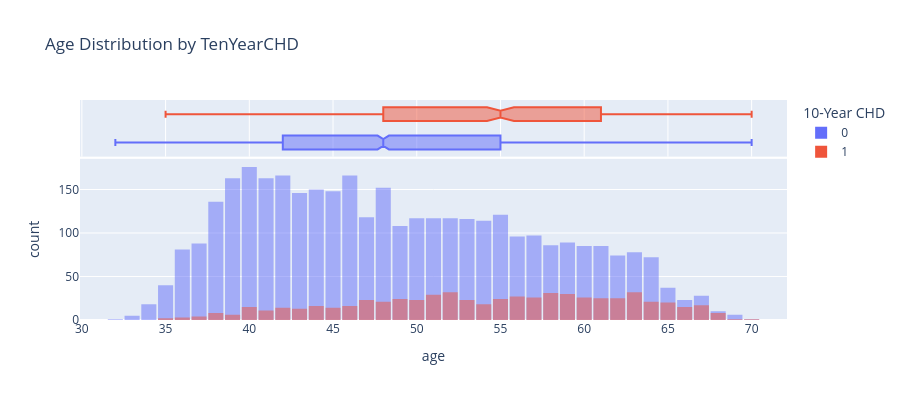
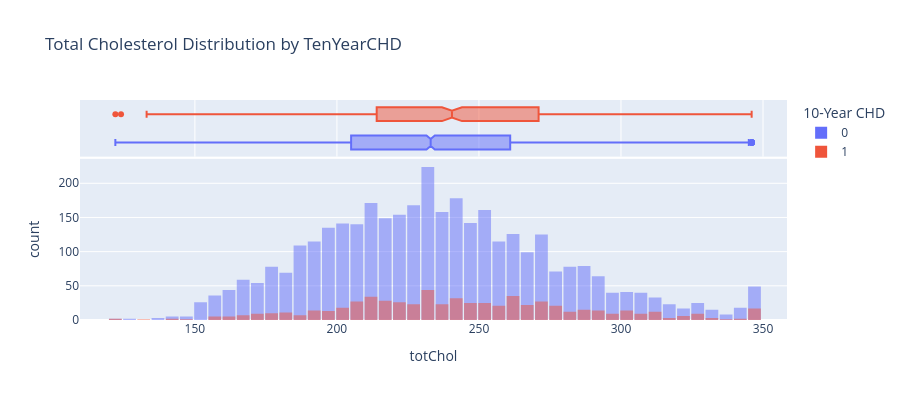
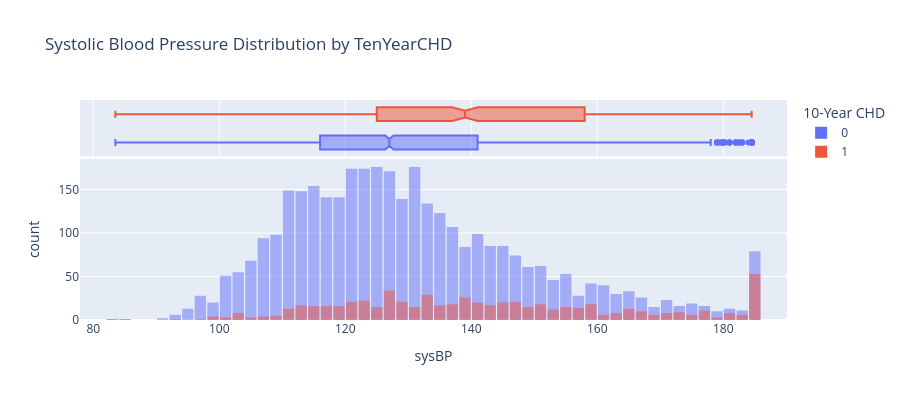
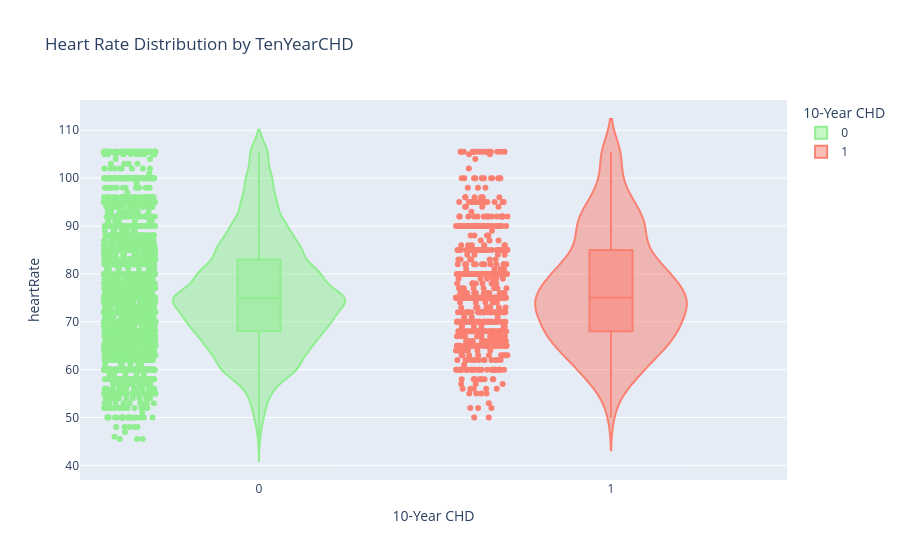

The notebook cell these images were saved under, in order:
### Markdown cell above
## 5. Visual Representation of EDA

This section uses Plotly to create interactive visualizations that provide deeper insights into the dataset, especially regarding the relationship between features and the target variable.

### Code cell
# Distribution of Age by TenYearCHD
fig = px.histogram(df_encoded, x="age", color="TenYearCHD", marginal="box",
                   title="Age Distribution by TenYearCHD",
                   labels={"TenYearCHD": "10-Year CHD"},
                   hover_data=df_encoded.columns,
                   height=400,
                   barmode='overlay')
fig.update_layout(bargap=0.1)
fig.show()

# Distribution of Total Cholesterol by TenYearCHD
fig = px.histogram(df_encoded, x="totChol", color="TenYearCHD", marginal="box",
                   title="Total Cholesterol Distribution by TenYearCHD",
                   labels={"TenYearCHD": "10-Year CHD"},
                   hover_data=df_encoded.columns,
                   height=400,
                   barmode='overlay')
fig.update_layout(bargap=0.1)
fig.show()

# Distribution of Systolic Blood Pressure by TenYearCHD
fig = px.histogram(df_encoded, x="sysBP", color="TenYearCHD", marginal="box",
                   title="Systolic Blood Pressure Distribution by TenYearCHD",
                   labels={"TenYearCHD": "10-Year CHD"},
                   hover_data=df_encoded.columns,
                   height=400,
                   barmode='overlay')
fig.update_layout(bargap=0.1)
fig.show()

# Heart Rate distribution by TenYearCHD
fig = px.violin(df_encoded, y="heartRate", x="TenYearCHD", box=True, points="all",
                title="Heart Rate Distribution by TenYearCHD",
                labels={"TenYearCHD": "10-Year CHD"},
                color="TenYearCHD",
                color_discrete_map={0: 'lightgreen', 1: 'salmon'})
fig.show()

# Relationship between Cigarettes Per Day and TenYearCHD
fig = px.box(df_encoded, x="currentSmoker", y="cigsPerDay", color="TenYearCHD",
             title="Cigarettes Per Day by Smoker Status and TenYearCHD",
             labels={"currentSmoker": "Current Smoker (0:No, 1:Yes)", "TenYearCHD": "10-Year CHD"},
             color_discrete_map={0: 'lightblue', 1: 'orange'})
fig.show()

# Scatter plot: sysBP vs diaBP, colored by TenYearCHD
fig = px.scatter(df_encoded, x="sysBP", y="diaBP", color="TenYearCHD",
                 title="Systolic vs Diastolic Blood Pressure by TenYearCHD",
                 labels={"TenYearCHD": "10-Year CHD"},
                 hover_data=['age', 'male', 'currentSmoker'],
                 color_discrete_map={0: 'blue', 1: 'red'})
fig.show()

# Categorical features vs. TenYearCHD (using the newly engineered features)
cat_features = ['male', 'currentSmoker', 'BPMeds', 'prevalentStroke', 'prevalentHyp', 'diabetes', 'bmi_category', 'age_group', 'bp_category']
for feature in cat_features:
    if feature in df_encoded.columns:
        counts = df_encoded.groupby([feature, 'TenYearCHD']).size().unstack(fill_value=0)
        counts_norm = counts.apply(lambda x: x / x.sum(), axis=1) * 100
        fig = px.bar(counts_norm, barmode='group',
                     title=f"Distribution of {feature} by TenYearCHD",
                     labels={'value': 'Percentage', 'TenYearCHD': '10-Year CHD'},
                     color_discrete_map={0: 'lightgreen', 1: 'salmon'})
        fig.update_layout(yaxis_title='Percentage (%)')
        fig.show()

### Figure 1 — Plotly figure (JSON) as saved in the notebook; plotly's stock layout.template omitted (floating-point values rounded to 4 significant figures; data arrays with more than 128 entries replaced by an {"elided": "..."} marker saying what was removed)
{"data": [{"bingroup": "x", "hovertemplate": "10-Year CHD=0<br>age=%{x}<br>count=%{y}<extra></extra>", "legendgroup": "0", "marker": {"color": "#636efa", "opacity": 0.5, "pattern": {"shape": ""}}, "name": "0", "orientation": "v", "showlegend": true, "type": "histogram", "x": {"elided": "3594 float values"}, "xaxis": "x", "yaxis": "y"}, {"customdata": {"elided": "3594x27 mixed values"}, "hovertemplate": "10-Year CHD=%{customdata[14]}<br>age=%{x}<br>male=%{customdata[0]}<br>education=%{customdata[1]}<br>currentSmoker=%{customdata[2]}<br>cigsPerDay=%{customdata[3]}<br>BPMeds=%{customdata[4]}<br>prevalentStroke=%{customdata[5]}<br>prevalentHyp=%{customdata[6]}<br>diabetes=%{customdata[7]}<br>totChol=%{customdata[8]}<br>sysBP=%{customdata[9]}<br>diaBP=%{customdata[10]}<br>BMI=%{customdata[11]}<br>heartRate=%{customdata[12]}<br>glucose=%{customdata[13]}<br>chol_to_glucose_ratio=%{customdata[15]}<br>bmi_category_Obese=%{customdata[16]}<br>bmi_category_Overweight=%{customdata[17]}<br>bmi_category_Underweight=%{customdata[18]}<br>age_group_40-49=%{customdata[19]}<br>age_group_50-59=%{customdata[20]}<br>age_group_60-69=%{customdata[21]}<br>age_group_70-79=%{customdata[22]}<br>age_group_80+=%{customdata[23]}<br>bp_category_Hypertension Stage 1=%{customdata[24]}<br>bp_category_Hypertension Stage 2=%{customdata[25]}<br>bp_category_Normal BP=%{customdata[26]}<extra></extra>", "legendgroup": "0", "marker": {"color": "#636efa"}, "name": "0", "notched": true, "showlegend": false, "type": "box", "x": {"elided": "3594 float values"}, "xaxis": "x2", "yaxis": "y2"}, {"bingroup": "x", "hovertemplate": "10-Year CHD=1<br>age=%{x}<br>count=%{y}<extra></extra>", "legendgroup": "1", "marker": {"color": "#EF553B", "opacity": 0.5, "pattern": {"shape": ""}}, "name": "1", "orientation": "v", "showlegend": true, "type": "histogram", "x": {"elided": "644 float values"}, "xaxis": "x", "yaxis": "y"}, {"customdata": {"elided": "644x27 mixed values"}, "hovertemplate": "10-Year CHD=%{customdata[14]}<br>age=%{x}<br>male=%{customdata[0]}<br>education=%{customdata[1]}<br>currentSmoker=%{customdata[2]}<br>cigsPerDay=%{customdata[3]}<br>BPMeds=%{customdata[4]}<br>prevalentStroke=%{customdata[5]}<br>prevalentHyp=%{customdata[6]}<br>diabetes=%{customdata[7]}<br>totChol=%{customdata[8]}<br>sysBP=%{customdata[9]}<br>diaBP=%{customdata[10]}<br>BMI=%{customdata[11]}<br>heartRate=%{customdata[12]}<br>glucose=%{customdata[13]}<br>chol_to_glucose_ratio=%{customdata[15]}<br>bmi_category_Obese=%{customdata[16]}<br>bmi_category_Overweight=%{customdata[17]}<br>bmi_category_Underweight=%{customdata[18]}<br>age_group_40-49=%{customdata[19]}<br>age_group_50-59=%{customdata[20]}<br>age_group_60-69=%{customdata[21]}<br>age_group_70-79=%{customdata[22]}<br>age_group_80+=%{customdata[23]}<br>bp_category_Hypertension Stage 1=%{customdata[24]}<br>bp_category_Hypertension Stage 2=%{customdata[25]}<br>bp_category_Normal BP=%{customdata[26]}<extra></extra>", "legendgroup": "1", "marker": {"color": "#EF553B"}, "name": "1", "notched": true, "showlegend": false, "type": "box", "x": {"elided": "644 float values"}, "xaxis": "x2", "yaxis": "y2"}], "layout": {"bargap": 0.1, "barmode": "overlay", "height": 400, "legend": {"title": {"text": "10-Year CHD"}, "tracegroupgap": 0}, "title": {"text": "Age Distribution by TenYearCHD"}, "xaxis": {"anchor": "y", "domain": [0, 1], "title": {"text": "age"}}, "xaxis2": {"anchor": "y2", "domain": [0, 1], "matches": "x", "showgrid": true, "showticklabels": false}, "yaxis": {"anchor": "x", "domain": [0, 0.7326], "title": {"text": "count"}}, "yaxis2": {"anchor": "x2", "domain": [0.7426, 1], "matches": "y2", "showgrid": false, "showline": false, "showticklabels": false, "ticks": ""}}}

### Figure 2 — Plotly figure (JSON) as saved in the notebook; plotly's stock layout.template omitted (floating-point values rounded to 4 significant figures; data arrays with more than 128 entries replaced by an {"elided": "..."} marker saying what was removed)
{"data": [{"bingroup": "x", "hovertemplate": "10-Year CHD=0<br>totChol=%{x}<br>count=%{y}<extra></extra>", "legendgroup": "0", "marker": {"color": "#636efa", "opacity": 0.5, "pattern": {"shape": ""}}, "name": "0", "orientation": "v", "showlegend": true, "type": "histogram", "x": {"elided": "3594 float values"}, "xaxis": "x", "yaxis": "y"}, {"customdata": {"elided": "3594x27 mixed values"}, "hovertemplate": "10-Year CHD=%{customdata[14]}<br>totChol=%{x}<br>male=%{customdata[0]}<br>age=%{customdata[1]}<br>education=%{customdata[2]}<br>currentSmoker=%{customdata[3]}<br>cigsPerDay=%{customdata[4]}<br>BPMeds=%{customdata[5]}<br>prevalentStroke=%{customdata[6]}<br>prevalentHyp=%{customdata[7]}<br>diabetes=%{customdata[8]}<br>sysBP=%{customdata[9]}<br>diaBP=%{customdata[10]}<br>BMI=%{customdata[11]}<br>heartRate=%{customdata[12]}<br>glucose=%{customdata[13]}<br>chol_to_glucose_ratio=%{customdata[15]}<br>bmi_category_Obese=%{customdata[16]}<br>bmi_category_Overweight=%{customdata[17]}<br>bmi_category_Underweight=%{customdata[18]}<br>age_group_40-49=%{customdata[19]}<br>age_group_50-59=%{customdata[20]}<br>age_group_60-69=%{customdata[21]}<br>age_group_70-79=%{customdata[22]}<br>age_group_80+=%{customdata[23]}<br>bp_category_Hypertension Stage 1=%{customdata[24]}<br>bp_category_Hypertension Stage 2=%{customdata[25]}<br>bp_category_Normal BP=%{customdata[26]}<extra></extra>", "legendgroup": "0", "marker": {"color": "#636efa"}, "name": "0", "notched": true, "showlegend": false, "type": "box", "x": {"elided": "3594 float values"}, "xaxis": "x2", "yaxis": "y2"}, {"bingroup": "x", "hovertemplate": "10-Year CHD=1<br>totChol=%{x}<br>count=%{y}<extra></extra>", "legendgroup": "1", "marker": {"color": "#EF553B", "opacity": 0.5, "pattern": {"shape": ""}}, "name": "1", "orientation": "v", "showlegend": true, "type": "histogram", "x": {"elided": "644 float values"}, "xaxis": "x", "yaxis": "y"}, {"customdata": {"elided": "644x27 mixed values"}, "hovertemplate": "10-Year CHD=%{customdata[14]}<br>totChol=%{x}<br>male=%{customdata[0]}<br>age=%{customdata[1]}<br>education=%{customdata[2]}<br>currentSmoker=%{customdata[3]}<br>cigsPerDay=%{customdata[4]}<br>BPMeds=%{customdata[5]}<br>prevalentStroke=%{customdata[6]}<br>prevalentHyp=%{customdata[7]}<br>diabetes=%{customdata[8]}<br>sysBP=%{customdata[9]}<br>diaBP=%{customdata[10]}<br>BMI=%{customdata[11]}<br>heartRate=%{customdata[12]}<br>glucose=%{customdata[13]}<br>chol_to_glucose_ratio=%{customdata[15]}<br>bmi_category_Obese=%{customdata[16]}<br>bmi_category_Overweight=%{customdata[17]}<br>bmi_category_Underweight=%{customdata[18]}<br>age_group_40-49=%{customdata[19]}<br>age_group_50-59=%{customdata[20]}<br>age_group_60-69=%{customdata[21]}<br>age_group_70-79=%{customdata[22]}<br>age_group_80+=%{customdata[23]}<br>bp_category_Hypertension Stage 1=%{customdata[24]}<br>bp_category_Hypertension Stage 2=%{customdata[25]}<br>bp_category_Normal BP=%{customdata[26]}<extra></extra>", "legendgroup": "1", "marker": {"color": "#EF553B"}, "name": "1", "notched": true, "showlegend": false, "type": "box", "x": {"elided": "644 float values"}, "xaxis": "x2", "yaxis": "y2"}], "layout": {"bargap": 0.1, "barmode": "overlay", "height": 400, "legend": {"title": {"text": "10-Year CHD"}, "tracegroupgap": 0}, "title": {"text": "Total Cholesterol Distribution by TenYearCHD"}, "xaxis": {"anchor": "y", "domain": [0, 1], "title": {"text": "totChol"}}, "xaxis2": {"anchor": "y2", "domain": [0, 1], "matches": "x", "showgrid": true, "showticklabels": false}, "yaxis": {"anchor": "x", "domain": [0, 0.7326], "title": {"text": "count"}}, "yaxis2": {"anchor": "x2", "domain": [0.7426, 1], "matches": "y2", "showgrid": false, "showline": false, "showticklabels": false, "ticks": ""}}}

### Figure 3 — Plotly figure (JSON) as saved in the notebook; plotly's stock layout.template omitted (floating-point values rounded to 4 significant figures; data arrays with more than 128 entries replaced by an {"elided": "..."} marker saying what was removed)
{"data": [{"bingroup": "x", "hovertemplate": "10-Year CHD=0<br>sysBP=%{x}<br>count=%{y}<extra></extra>", "legendgroup": "0", "marker": {"color": "#636efa", "opacity": 0.5, "pattern": {"shape": ""}}, "name": "0", "orientation": "v", "showlegend": true, "type": "histogram", "x": {"elided": "3594 float values"}, "xaxis": "x", "yaxis": "y"}, {"customdata": {"elided": "3594x27 mixed values"}, "hovertemplate": "10-Year CHD=%{customdata[14]}<br>sysBP=%{x}<br>male=%{customdata[0]}<br>age=%{customdata[1]}<br>education=%{customdata[2]}<br>currentSmoker=%{customdata[3]}<br>cigsPerDay=%{customdata[4]}<br>BPMeds=%{customdata[5]}<br>prevalentStroke=%{customdata[6]}<br>prevalentHyp=%{customdata[7]}<br>diabetes=%{customdata[8]}<br>totChol=%{customdata[9]}<br>diaBP=%{customdata[10]}<br>BMI=%{customdata[11]}<br>heartRate=%{customdata[12]}<br>glucose=%{customdata[13]}<br>chol_to_glucose_ratio=%{customdata[15]}<br>bmi_category_Obese=%{customdata[16]}<br>bmi_category_Overweight=%{customdata[17]}<br>bmi_category_Underweight=%{customdata[18]}<br>age_group_40-49=%{customdata[19]}<br>age_group_50-59=%{customdata[20]}<br>age_group_60-69=%{customdata[21]}<br>age_group_70-79=%{customdata[22]}<br>age_group_80+=%{customdata[23]}<br>bp_category_Hypertension Stage 1=%{customdata[24]}<br>bp_category_Hypertension Stage 2=%{customdata[25]}<br>bp_category_Normal BP=%{customdata[26]}<extra></extra>", "legendgroup": "0", "marker": {"color": "#636efa"}, "name": "0", "notched": true, "showlegend": false, "type": "box", "x": {"elided": "3594 float values"}, "xaxis": "x2", "yaxis": "y2"}, {"bingroup": "x", "hovertemplate": "10-Year CHD=1<br>sysBP=%{x}<br>count=%{y}<extra></extra>", "legendgroup": "1", "marker": {"color": "#EF553B", "opacity": 0.5, "pattern": {"shape": ""}}, "name": "1", "orientation": "v", "showlegend": true, "type": "histogram", "x": {"elided": "644 float values"}, "xaxis": "x", "yaxis": "y"}, {"customdata": {"elided": "644x27 mixed values"}, "hovertemplate": "10-Year CHD=%{customdata[14]}<br>sysBP=%{x}<br>male=%{customdata[0]}<br>age=%{customdata[1]}<br>education=%{customdata[2]}<br>currentSmoker=%{customdata[3]}<br>cigsPerDay=%{customdata[4]}<br>BPMeds=%{customdata[5]}<br>prevalentStroke=%{customdata[6]}<br>prevalentHyp=%{customdata[7]}<br>diabetes=%{customdata[8]}<br>totChol=%{customdata[9]}<br>diaBP=%{customdata[10]}<br>BMI=%{customdata[11]}<br>heartRate=%{customdata[12]}<br>glucose=%{customdata[13]}<br>chol_to_glucose_ratio=%{customdata[15]}<br>bmi_category_Obese=%{customdata[16]}<br>bmi_category_Overweight=%{customdata[17]}<br>bmi_category_Underweight=%{customdata[18]}<br>age_group_40-49=%{customdata[19]}<br>age_group_50-59=%{customdata[20]}<br>age_group_60-69=%{customdata[21]}<br>age_group_70-79=%{customdata[22]}<br>age_group_80+=%{customdata[23]}<br>bp_category_Hypertension Stage 1=%{customdata[24]}<br>bp_category_Hypertension Stage 2=%{customdata[25]}<br>bp_category_Normal BP=%{customdata[26]}<extra></extra>", "legendgroup": "1", "marker": {"color": "#EF553B"}, "name": "1", "notched": true, "showlegend": false, "type": "box", "x": {"elided": "644 float values"}, "xaxis": "x2", "yaxis": "y2"}], "layout": {"bargap": 0.1, "barmode": "overlay", "height": 400, "legend": {"title": {"text": "10-Year CHD"}, "tracegroupgap": 0}, "title": {"text": "Systolic Blood Pressure Distribution by TenYearCHD"}, "xaxis": {"anchor": "y", "domain": [0, 1], "title": {"text": "sysBP"}}, "xaxis2": {"anchor": "y2", "domain": [0, 1], "matches": "x", "showgrid": true, "showticklabels": false}, "yaxis": {"anchor": "x", "domain": [0, 0.7326], "title": {"text": "count"}}, "yaxis2": {"anchor": "x2", "domain": [0.7426, 1], "matches": "y2", "showgrid": false, "showline": false, "showticklabels": false, "ticks": ""}}}

### Figure 4 — Plotly figure (JSON) as saved in the notebook; plotly's stock layout.template omitted (floating-point values rounded to 4 significant figures; data arrays with more than 128 entries replaced by an {"elided": "..."} marker saying what was removed)
{"data": [{"alignmentgroup": "True", "box": {"visible": true}, "hovertemplate": "10-Year CHD=%{x}<br>heartRate=%{y}<extra></extra>", "legendgroup": "0", "marker": {"color": "lightgreen"}, "name": "0", "offsetgroup": "0", "orientation": "v", "points": "all", "scalegroup": "True", "showlegend": true, "type": "violin", "x": {"elided": "3594 int values"}, "x0": " ", "xaxis": "x", "y": {"elided": "3594 float values"}, "y0": " ", "yaxis": "y"}, {"alignmentgroup": "True", "box": {"visible": true}, "hovertemplate": "10-Year CHD=%{x}<br>heartRate=%{y}<extra></extra>", "legendgroup": "1", "marker": {"color": "salmon"}, "name": "1", "offsetgroup": "1", "orientation": "v", "points": "all", "scalegroup": "True", "showlegend": true, "type": "violin", "x": {"elided": "644 int values"}, "x0": " ", "xaxis": "x", "y": {"elided": "644 float values"}, "y0": " ", "yaxis": "y"}], "layout": {"legend": {"title": {"text": "10-Year CHD"}, "tracegroupgap": 0}, "title": {"text": "Heart Rate Distribution by TenYearCHD"}, "violinmode": "overlay", "xaxis": {"anchor": "y", "categoryarray": [0, 1], "categoryorder": "array", "domain": [0, 1], "title": {"text": "10-Year CHD"}}, "yaxis": {"anchor": "x", "domain": [0, 1], "title": {"text": "heartRate"}}}}
